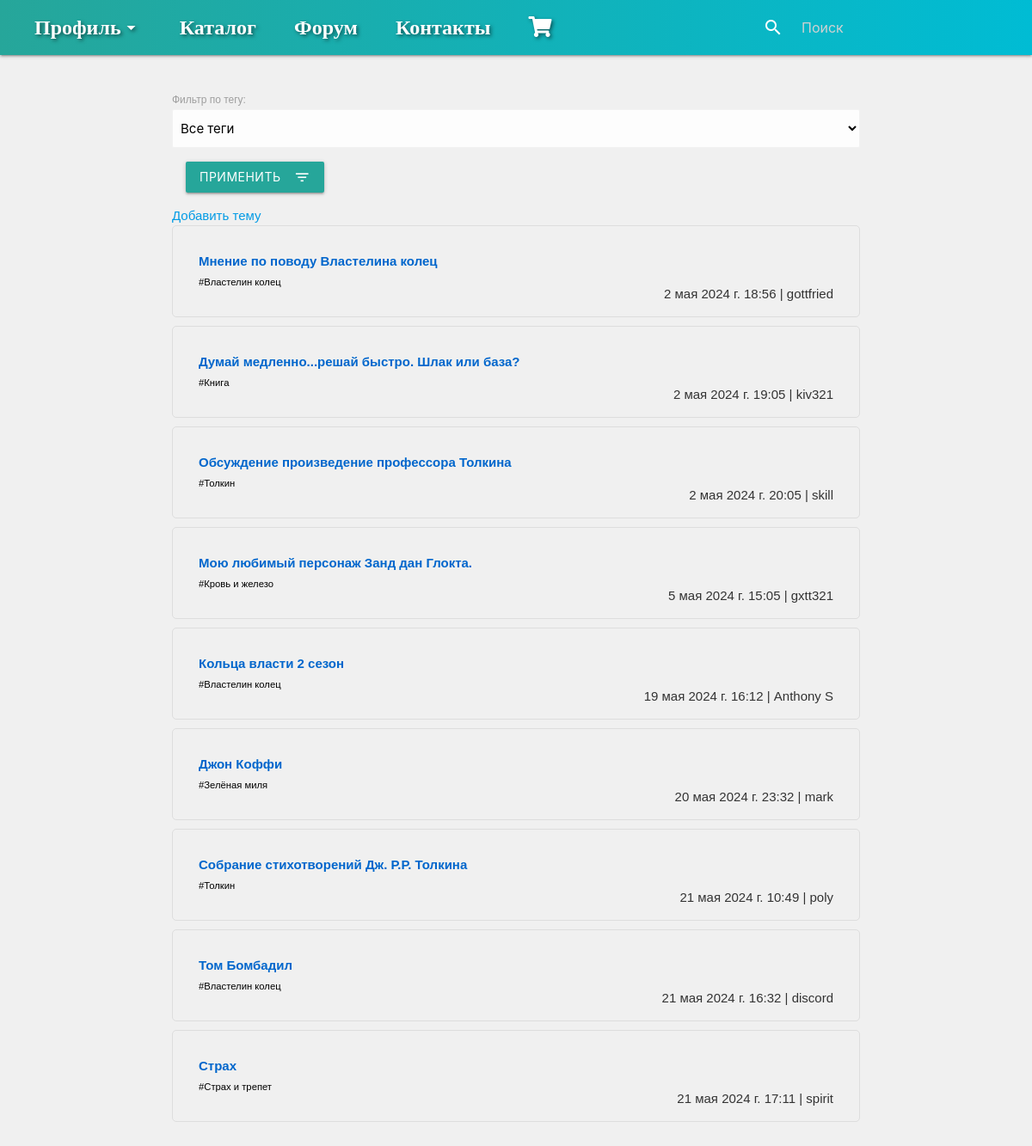
The app's page /forum/ with its own data.
### shop_app/models.py (models this page shows, shortened)
class ForumTopic(models.Model):
    название = models.CharField(max_length=200)
    creator = models.ForeignKey(User, on_delete=models.CASCADE)
    created_at = models.DateTimeField(auto_now_add=True)
    тег = models.CharField(max_length=50)
    class Meta:
        verbose_name = 'Топик на форуме'
        verbose_name_plural = 'Топики на форуме'

### shop_app/views.py (the view)
# urls.py: path('forum/', forum_view, name='forum'),
def forum_view(request):
    topics = ForumTopic.objects.all()
    теги = ForumTopic.objects.values_list('тег', flat=True).distinct()
    тег_filter = request.GET.get('тег', '')
    return render(request, 'forum.html', {'topics': topics, 'теги': теги, 'тег_filter': тег_filter})

### shop_app/context_processors.py (called while the page is built)
def cart_count(request):
    cart_count = 0
    if request.user.is_authenticated:
        try:
            cart = Cart.objects.get(user=request.user)
            cart_count = cart.books.count()
        except Cart.DoesNotExist:
            pass
    return {'cart_count': cart_count}

### shop_app/templates/forum.html (shortened to what this page needs)
{% extends 'base.html' %}
{% block content %}
<div class="forum-container">
    <form method="get" action="{% url 'forum' %}" class="forum-filter-form">
        <label for="тег" class="forum-filter-label">Фильтр по тегу:</label>
        <select name="тег" id="тег" class="forum-filter-select" style="display: block;">
            <option value="" {% if not тег_filter %}selected{% endif %}>Все теги</option>
        </select>
        <button type="submit" class="btn waves-effect waves-light" style="margin: 2%;display: block; ">Применить<i class="material-icons right">filter_list</i></button>
    </form>
    <a href="{% url 'create_topic' %}" class="create-topic-button">Добавить тему</a>
    <div class="topics-list">
        {% for topic in topics %}
            {% if тег_filter and тег_filter == topic.тег or not тег_filter %}
                <div class="topic-item">
                    <a href="{% url 'topic_detail' topic_id=topic.id %}" class="topic-link">{{ topic.название }}</a><br>
                    <small style="color:black" >#{{ topic.тег }} </small>
                    <p style="float:right;">{{ topic.created_at }} | {{ topic.creator.username }}</p>
                </div>
            {% endif %}
        {% endfor %}
    </div>
</div>
{% endblock %}

### shop_app/templates/base.html (style rules this page uses)
body { font-family: 'Arial', sans-serif; margin: 0; padding: 0; color: #333; background-color: #f0f0f0; background-image: url('../../avatars//y-so-serious-white.png'); background-repeat: repeat; }
button[type="submit"] { display: none; }

### shop_app/templates/forum.html (style rules this page uses)
.forum-container { max-width: 800px; margin: 0 auto; animation: slideInUp 0.5s ease; }
.forum-filter-form { margin-top: 30px; animation: slideInLeft 0.5s ease; }
.topics-list { margin-bottom: 20px; }
.topic-item { border: 1px solid #ddd; padding: 30px; margin-bottom: 10px; border-radius: 5px; background-color: #f0f0f0; animation: slideInRight 0.5s ease; }
.topic-link { text-decoration: none; color: #0066cc; font-weight: bold; }

### records on screen
ForumTopic: название "Мнение по поводу Властелина колец", тег "Властелин колец", created_at "2 мая 2024 г. 18:56", creator.username "gottfried"
ForumTopic: название "Думай медленно...решай быстро. Шлак или база?", тег "Книга", created_at "2 мая 2024 г. 19:05", creator.username "kiv321"
ForumTopic: название "Обсуждение произведение профессора Толкина", тег "Толкин", created_at "2 мая 2024 г. 20:05", creator.username "skill"
ForumTopic: название "Мою любимый персонаж Занд дан Глокта.", тег "Кровь и железо", created_at "5 мая 2024 г. 15:05", creator.username "gxtt321"
ForumTopic: название "Кольца власти 2 сезон", тег "Властелин колец", created_at "19 мая 2024 г. 16:12", creator.username "Anthony S"
ForumTopic: название "Джон Коффи", тег "Зелёная миля", created_at "20 мая 2024 г. 23:32", creator.username "mark"
ForumTopic: название "Собрание стихотворений Дж. Р.Р. Толкина", тег "Толкин", created_at "21 мая 2024 г. 10:49", creator.username "poly"
ForumTopic: название "Том Бомбадил", тег "Властелин колец", created_at "21 мая 2024 г. 16:32", creator.username "discord"
ForumTopic: название "Страх", тег "Страх и трепет", created_at "21 мая 2024 г. 17:11", creator.username "spirit"
